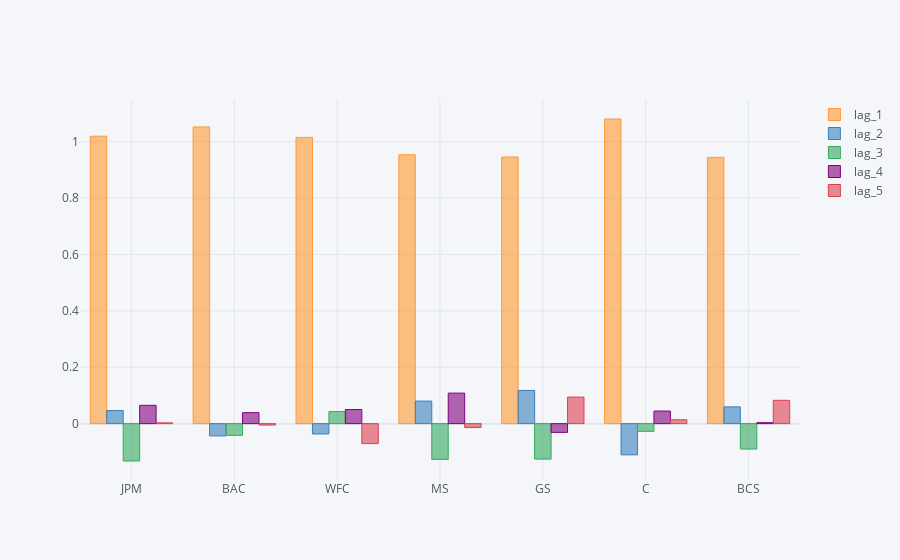

This figure's notebook cell:
### Markdown cell above
The following bar chart illustrates that the results a qualitatively similar for all `RICS` analyzed &mdash; "_today's price is the best predictor, in a least-squares sense, for tomorrow's price_".

### Code cell
regd.iplot(kind='bar')

### Figure 1 — Plotly figure (JSON) as saved in the notebook; plotly's stock layout.template omitted (floating-point values rounded to 4 significant figures)
{"data": [{"marker": {"color": "rgba(255, 153, 51, 0.6)", "line": {"color": "rgba(255, 153, 51, 1.0)", "width": 1}}, "name": "lag_1", "orientation": "v", "text": "", "type": "bar", "x": ["JPM", "BAC", "WFC", "MS", "GS", "C", "BCS"], "y": [1.019, 1.052, 1.015, 0.9534, 0.9454, 1.08, 0.9444]}, {"marker": {"color": "rgba(55, 128, 191, 0.6)", "line": {"color": "rgba(55, 128, 191, 1.0)", "width": 1}}, "name": "lag_2", "orientation": "v", "text": "", "type": "bar", "x": ["JPM", "BAC", "WFC", "MS", "GS", "C", "BCS"], "y": [0.0464, -0.04358, -0.03667, 0.07995, 0.1176, -0.1106, 0.05942]}, {"marker": {"color": "rgba(50, 171, 96, 0.6)", "line": {"color": "rgba(50, 171, 96, 1.0)", "width": 1}}, "name": "lag_3", "orientation": "v", "text": "", "type": "bar", "x": ["JPM", "BAC", "WFC", "MS", "GS", "C", "BCS"], "y": [-0.1325, -0.04135, 0.04284, -0.1267, -0.1258, -0.02724, -0.09018]}, {"marker": {"color": "rgba(128, 0, 128, 0.6)", "line": {"color": "rgba(128, 0, 128, 1.0)", "width": 1}}, "name": "lag_4", "orientation": "v", "text": "", "type": "bar", "x": ["JPM", "BAC", "WFC", "MS", "GS", "C", "BCS"], "y": [0.06493, 0.03892, 0.05001, 0.1082, -0.03101, 0.04464, 0.003417]}, {"marker": {"color": "rgba(219, 64, 82, 0.6)", "line": {"color": "rgba(219, 64, 82, 1.0)", "width": 1}}, "name": "lag_5", "orientation": "v", "text": "", "type": "bar", "x": ["JPM", "BAC", "WFC", "MS", "GS", "C", "BCS"], "y": [0.002837, -0.004974, -0.07076, -0.01395, 0.09407, 0.01387, 0.08265]}], "layout": {"legend": {"bgcolor": "#F5F6F9", "font": {"color": "#4D5663"}}, "paper_bgcolor": "#F5F6F9", "plot_bgcolor": "#F5F6F9", "title": {"font": {"color": "#4D5663"}}, "xaxis": {"gridcolor": "#E1E5ED", "showgrid": true, "tickfont": {"color": "#4D5663"}, "title": {"font": {"color": "#4D5663"}, "text": ""}, "zerolinecolor": "#E1E5ED"}, "yaxis": {"gridcolor": "#E1E5ED", "showgrid": true, "tickfont": {"color": "#4D5663"}, "title": {"font": {"color": "#4D5663"}, "text": ""}, "zerolinecolor": "#E1E5ED"}}}
